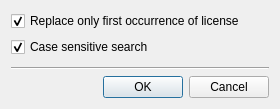
<?xml version="1.0" encoding="UTF-8"?>
<ui version="4.0">
 <class>OptsDialog</class>
 <widget class="QDialog" name="OptsDialog">
  <property name="geometry">
   <rect>
    <x>0</x>
    <y>0</y>
    <width>280</width>
    <height>109</height>
   </rect>
  </property>
  <property name="windowTitle">
   <string>Options</string>
  </property>
  <layout class="QVBoxLayout" name="verticalLayout">
   <item>
    <widget class="QCheckBox" name="m_one">
     <property name="text">
      <string>Replace only first occurrence of license</string>
     </property>
     <property name="checked">
      <bool>true</bool>
     </property>
    </widget>
   </item>
   <item>
    <widget class="QCheckBox" name="m_case">
     <property name="text">
      <string>Case sensitive search</string>
     </property>
     <property name="checked">
      <bool>true</bool>
     </property>
    </widget>
   </item>
   <item>
    <spacer name="verticalSpacer">
     <property name="orientation">
      <enum>Qt::Vertical</enum>
     </property>
     <property name="sizeHint" stdset="0">
      <size>
       <width>20</width>
       <height>0</height>
      </size>
     </property>
    </spacer>
   </item>
   <item>
    <widget class="Line" name="line">
     <property name="orientation">
      <enum>Qt::Horizontal</enum>
     </property>
    </widget>
   </item>
   <item>
    <layout class="QHBoxLayout" name="horizontalLayout">
     <item>
      <spacer name="horizontalSpacer">
       <property name="orientation">
        <enum>Qt::Horizontal</enum>
       </property>
       <property name="sizeHint" stdset="0">
        <size>
         <width>40</width>
         <height>20</height>
        </size>
       </property>
      </spacer>
     </item>
     <item>
      <widget class="QDialogButtonBox" name="m_btns">
       <property name="standardButtons">
        <set>QDialogButtonBox::Cancel|QDialogButtonBox::Ok</set>
       </property>
      </widget>
     </item>
    </layout>
   </item>
  </layout>
 </widget>
 <resources/>
 <connections>
  <connection>
   <sender>m_btns</sender>
   <signal>accepted()</signal>
   <receiver>OptsDialog</receiver>
   <slot>accept()</slot>
   <hints>
    <hint type="sourcelabel">
     <x>186</x>
     <y>87</y>
    </hint>
    <hint type="destinationlabel">
     <x>139</x>
     <y>54</y>
    </hint>
   </hints>
  </connection>
  <connection>
   <sender>m_btns</sender>
   <signal>rejected()</signal>
   <receiver>OptsDialog</receiver>
   <slot>reject()</slot>
   <hints>
    <hint type="sourcelabel">
     <x>186</x>
     <y>87</y>
    </hint>
    <hint type="destinationlabel">
     <x>139</x>
     <y>54</y>
    </hint>
   </hints>
  </connection>
 </connections>
</ui>
